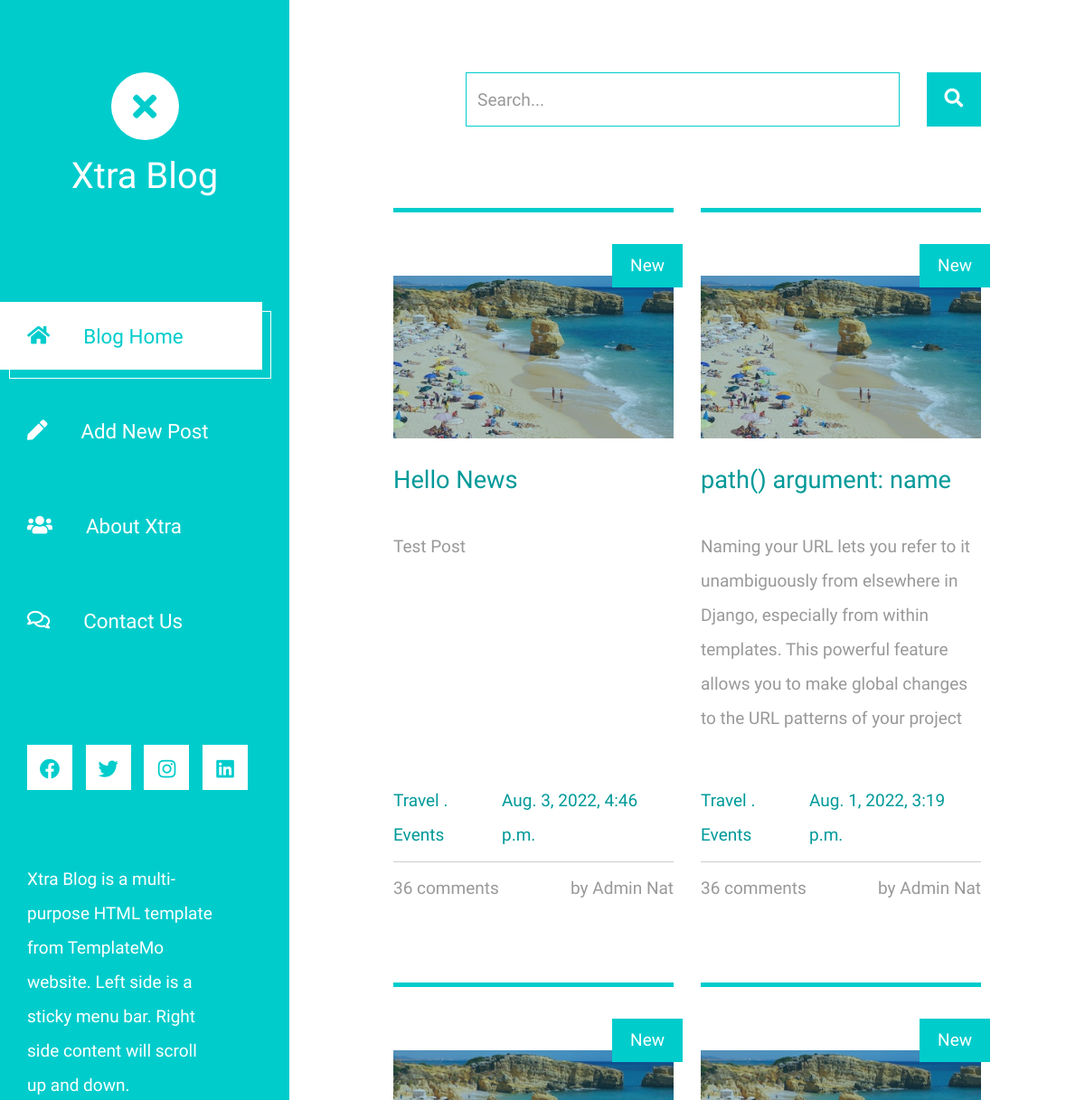
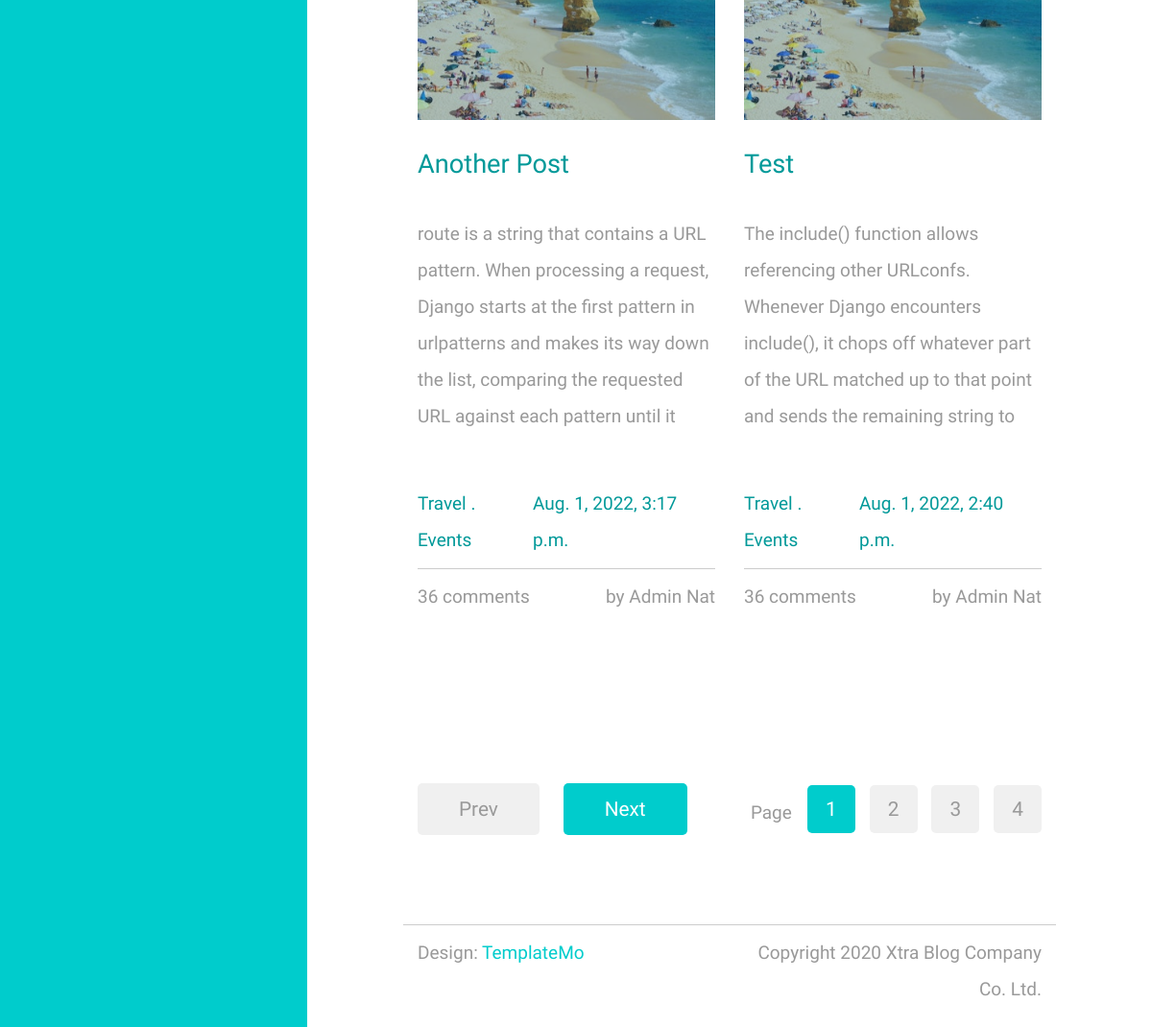
Before: / with the older database file (2 pictures, top to bottom).
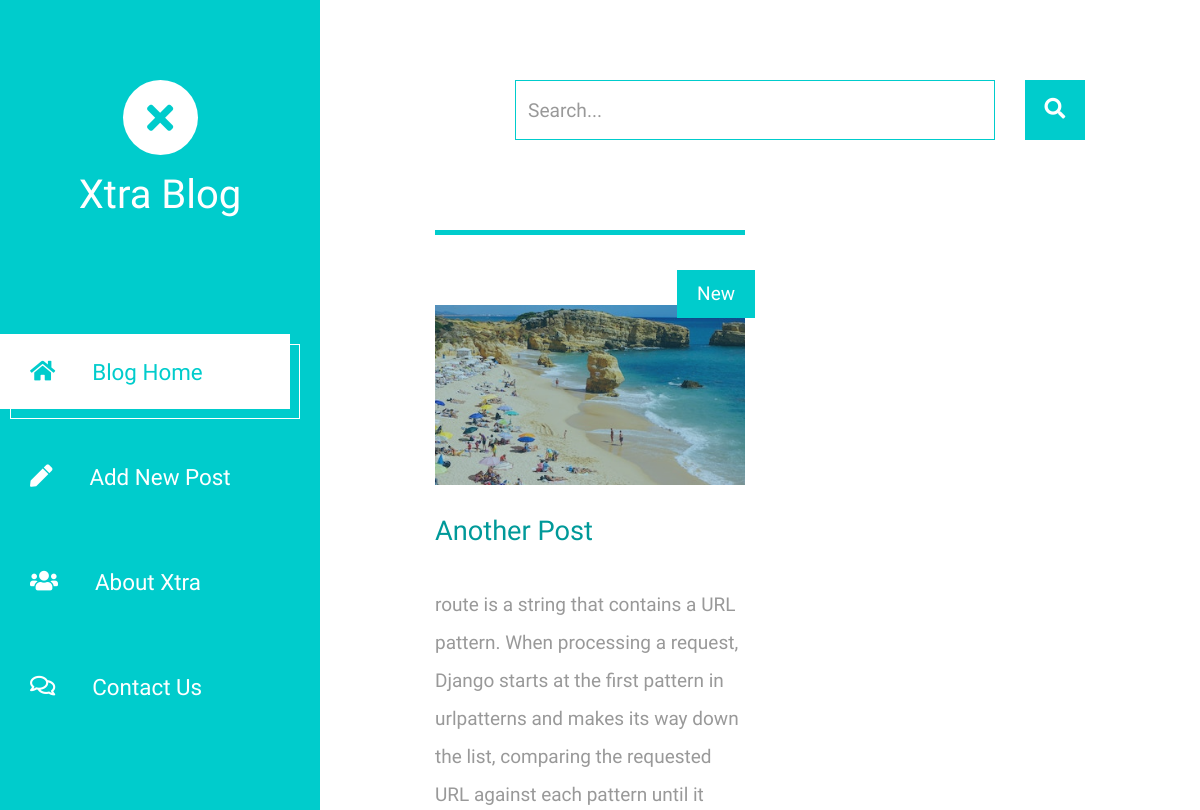
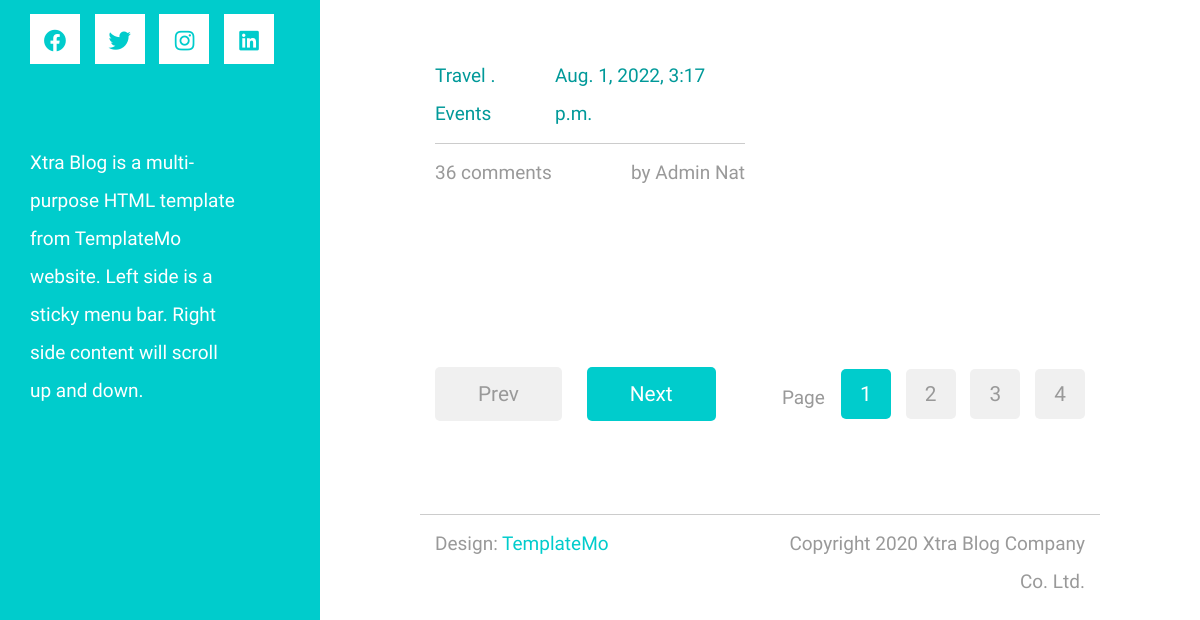
After: the same page with the newer database file (2 pictures, top to bottom).
### post/models.py (models this page shows, shortened)
class Post(models.Model):
    title = models.CharField(max_length=100)
    content = models.TextField()
    image = models.ImageField(upload_to='images/', blank=True)
    created_at = models.DateTimeField(auto_now_add=True)
    updated_at = models.DateTimeField(auto_now=True)
    class Meta:
        db_table = 'post'
        verbose_name = 'Post'
        verbose_name_plural = 'Posts'
        ordering = ['-created_at']

### post/views.py (the view)
# urls.py: path('', views.index, name='index'),
def index(request):
    post = {
        'post':Post.objects.all()
    }
    return render(request, 'index.html',post)

### post/templates/index.html (shortened to what this page needs)
    {% extends 'theme.html' %}
    {% block content %}
    <div class="container-fluid">
        <main class="tm-main">
            <div class="row tm-row">
                <div class="col-12">
                    <form method="GET" class="form-inline tm-mb-80 tm-search-form">
                        <input class="form-control tm-search-input" name="query" type="text" placeholder="Search..." aria-label="Search">
                        <button class="tm-search-button" type="submit">
                            <i class="fas fa-search tm-search-icon" aria-hidden="true"></i>
                        </button>
                    </form>
                </div>
            </div>
            <div class="row tm-row">
                {% for post in post %}
                <article class="col-12 col-md-6 tm-post">
                    <hr class="tm-hr-primary">
                    <a href="{% url 'post' post.id %}" class="effect-lily tm-post-link tm-pt-60">
                        <div class="tm-post-link-inner">
                            <img src="img/img-01.jpg" alt="Image" class="img-fluid">
                        </div>
                        <span class="position-absolute tm-new-badge">New</span>
                        <h2 class="tm-pt-30 tm-color-primary tm-post-title">{{post.title}}</h2>
                    </a>
                    <p class="tm-pt-30 post">
                        {{post.content}}
                    </p>
                    <div class="d-flex justify-content-between tm-pt-45">
                        <span class="tm-color-primary">Travel . Events</span>
                        <span class="tm-color-primary">{{post.created_at}}</span>
                    </div>
                    <hr>
                    <div class="d-flex justify-content-between">
                        <span>36 comments</span>
                        <span>by Admin Nat</span>
                    </div>
                </article>
                {% endfor %}
            </div>
            <div class="row tm-row tm-mt-100 tm-mb-75">
                <div class="tm-prev-next-wrapper">
                    <a href="#" class="mb-2 tm-btn tm-btn-primary tm-prev-next disabled tm-mr-20">Prev</a>
                    <a href="#" class="mb-2 tm-btn tm-btn-primary tm-prev-next">Next</a>
                </div>
                <div class="tm-paging-wrapper">
                    <span class="d-inline-block mr-3">Page</span>
                    <nav class="tm-paging-nav d-inline-block">
                        <ul>
                            <li class="tm-paging-item active">
                                <a href="#" class="mb-2 tm-btn tm-paging-link">1</a>
                            </li>
                            <li class="tm-paging-item">
                                <a href="#" class="mb-2 tm-btn tm-paging-link">2</a>
                            </li>
                            <li class="tm-paging-item">
                                <a href="#" class="mb-2 tm-btn tm-paging-link">3</a>
                            </li>
                            <li class="tm-paging-item">
                                <a href="#" class="mb-2 tm-btn tm-paging-link">4</a>
                            </li>
                        </ul>
                    </nav>
                </div>
            </div>
            <footer class="row tm-row">
                <hr class="col-12">
                <div class="col-md-6 col-12 tm-color-gray">
                    Design: <a rel="nofollow" target="_parent" href="https://templatemo.com" class="tm-external-link">TemplateMo</a>
                </div>
                <div class="col-md-6 col-12 tm-color-gray tm-copyright">
                    Copyright 2020 Xtra Blog Company Co. Ltd.
                </div>
            </footer>
        </main>
    </div>
    {% endblock content %}

### post/templates/theme.html (shortened to what this page needs)
{% load static %}
<!DOCTYPE html>
<html lang="en">
<head>
	<link rel="stylesheet" href="{% static 'fontawesome/css/all.min.css' %}">
    <link href="{% static 'css/bootstrap.min.css' %}" rel="stylesheet">
    <link href="{% static 'css/templatemo-xtra-blog.css' %}" rel="stylesheet">
    <link rel="stylesheet" href="{% static 'css/style.css' %}">
</head>
<body>
	<header class="tm-header" id="tm-header">
        <div class="tm-header-wrapper">
            <div class="tm-site-header">
                <div class="mb-3 mx-auto tm-site-logo"><i class="fas fa-times fa-2x"></i></div>
                <h1 class="text-center">Xtra Blog</h1>
            </div>
            <nav class="tm-nav" id="tm-nav">
                <ul>
                    <li class="tm-nav-item active"><a href="index.html" class="tm-nav-link">
                        <i class="fas fa-home"></i>
                        Blog Home
                    </a></li>
                    <li class="tm-nav-item"><a href="make" class="tm-nav-link">
                        <i class="fas fa-pen"></i>
                        Add New Post
                    </a></li>
                    <li class="tm-nav-item"><a href="about.html" class="tm-nav-link">
                        <i class="fas fa-users"></i>
                        About Xtra
                    </a></li>
                    <li class="tm-nav-item"><a href="contact.html" class="tm-nav-link">
                        <i class="far fa-comments"></i>
                        Contact Us
                    </a></li>
                </ul>
            </nav>
            <div class="tm-mb-65">
                <a rel="nofollow" href="https://fb.com/templatemo" class="tm-social-link">
                    <i class="fab fa-facebook tm-social-icon"></i>
                </a>
                <a href="https://twitter.com" class="tm-social-link">
                    <i class="fab fa-twitter tm-social-icon"></i>
                </a>
                <a href="https://instagram.com" class="tm-social-link">
                    <i class="fab fa-instagram tm-social-icon"></i>
                </a>
                <a href="https://linkedin.com" class="tm-social-link">
                    <i class="fab fa-linkedin tm-social-icon"></i>
                </a>
            </div>
            <p class="tm-mb-80 pr-5 text-white">
                Xtra Blog is a multi-purpose HTML template from TemplateMo website. Left side is a sticky menu bar. Right side content will scroll up and down.
            </p>
        </div>
    </header>
    {% block content %}
    {% endblock content %}
</body>
</html>

### post/static/css/style.css (style rules this page uses)
.post { height: 250px; overflow: hidden; }

Changed rows visible on the page:
removed Post: title "Hello News", content "Test Post", created_at "Aug. 3, 2022, 4:46 p.m."
removed Post: title "path() argument: name", content "Naming your URL lets you refer to it unambiguously from elsewhere in Django, especially from within templates. This powerful feature allows you to make global changes to the URL patterns of your project…", created_at "Aug. 1, 2022, 3:19 p.m."
removed Post: title "Test", content "The include() function allows referencing other URLconfs. Whenever Django encounters include(), it chops off whatever part of the URL matched up to that point and sends the remaining string to…", created_at "Aug. 1, 2022, 2:40 p.m."
